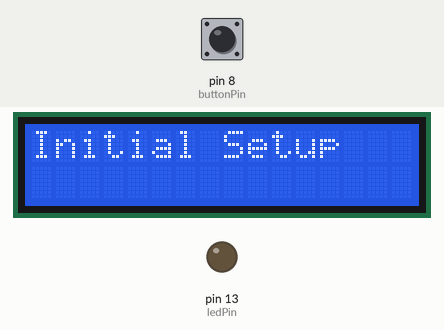
Bench run of a sketch on a simulated Arduino Uno, built with avr-gcc and run on an emulated ATmega328P. On the bench: 16×2 character LCD, output pins drawn as LEDs (lit = HIGH). The inputs (shaded band) are chosen by the test bench; at power-on: pin 8 (buttonPin) LOW. What the sketch prints to the serial monitor is not drawn.

Above: at 1.2 s.
1.3 s: pin 8 (buttonPin) pulled HIGH for 0.15 s
At 2.5 s:
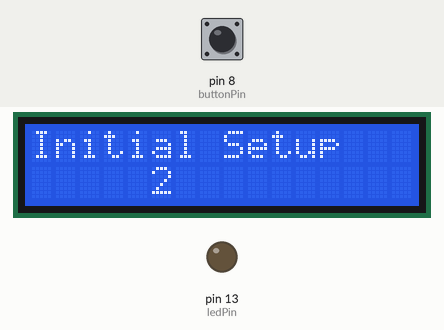
2.9 s: pin 8 (buttonPin) pulled HIGH for 1 s
At 3.9 s:
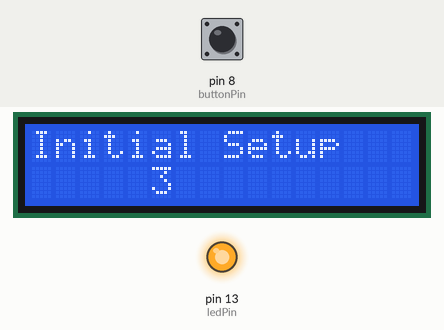
5.4 s: pin 8 (buttonPin) pulled HIGH for 0.15 s
At 5.8 s:
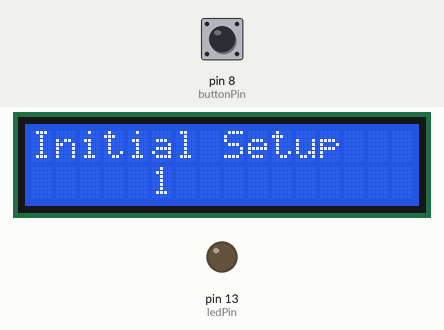
Timing chart, 0 to 8.4 s (numbered marks = the images above; inputs shaded):
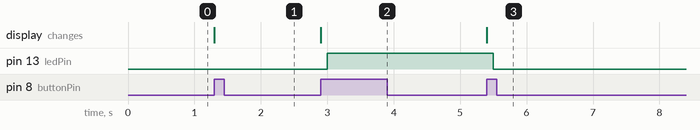

Measured:
- after the input at 1.3 s, the display: changes at once (image 1)
- after the input at 2.9 s, pin 13 (ledPin): LOW → HIGH after 0.10 s; the display: changes at once (image 2)
- after the input at 5.4 s, pin 13 (ledPin): HIGH → LOW after 0.10 s; the display: changes at once (image 3)

The sketch:

A4_button_state.ino
```cpp
#include <LiquidCrystal.h>

LiquidCrystal lcd(12, 11, 5, 4, 3, 2);
uint8_t heart[8] = {0x0,0xa,0x1f,0x1f,0xe,0x4,0x0};


const int  buttonPin = 8;
const int ledPin = 13;

int counter = 1;
int buttonState = 0;
int lastButtonState = 0;


void setup() {
  lcd.clear();
  pinMode(buttonPin, INPUT);
  pinMode(ledPin, OUTPUT);
  Serial.begin(9600);
  lcd.begin(16, 2);
  lcd.print("Initial Setup");
}
void loop() {
  buttonState = digitalRead(buttonPin);
  if (buttonState != lastButtonState) {
    if (buttonState == HIGH) {
      counter++;
      lcd.setCursor(5, 1); //go to next line
      lcd.print(counter);
      Serial.println(counter);
    }
    // Delay a little bit to avoid bouncing
    delay(100);
  }
  lastButtonState = buttonState;
  if (counter >= 3) {
    digitalWrite(ledPin, HIGH);
    counter = 0;
  }
  else if (counter == 1){
    digitalWrite(ledPin, LOW);
  }
}
```
